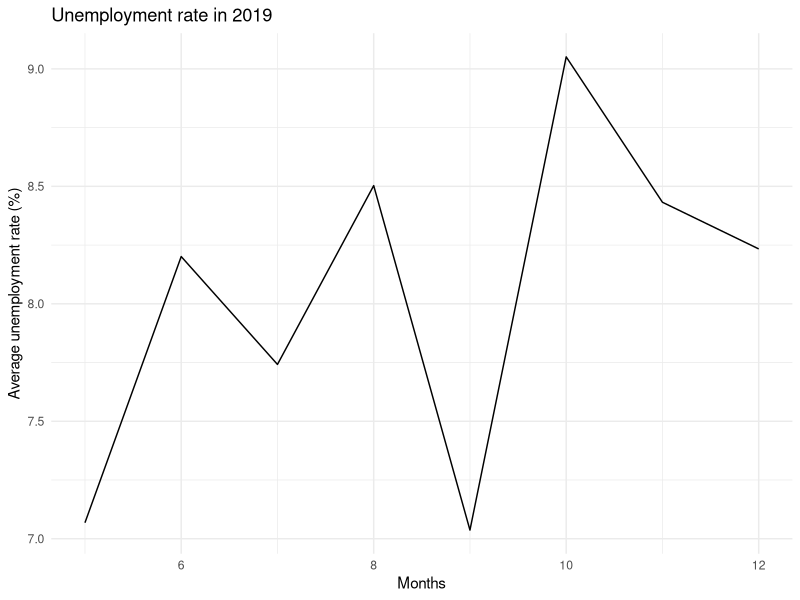
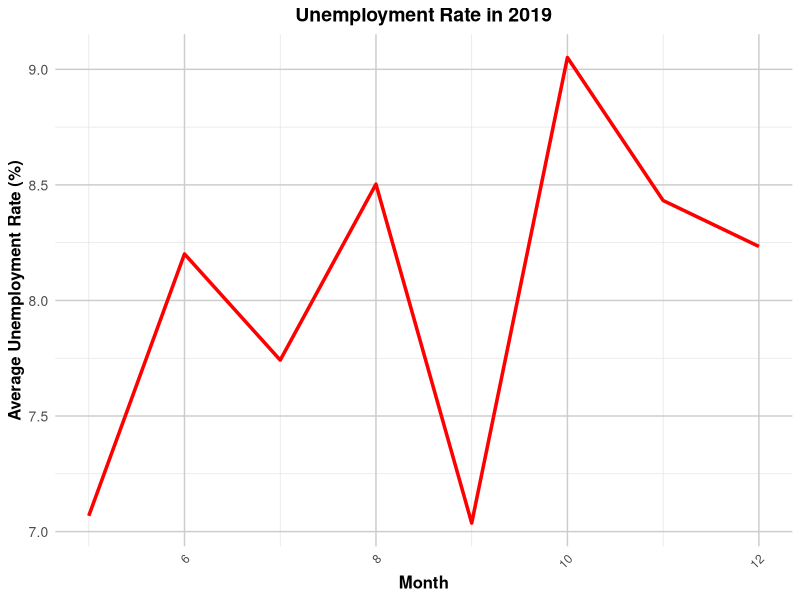
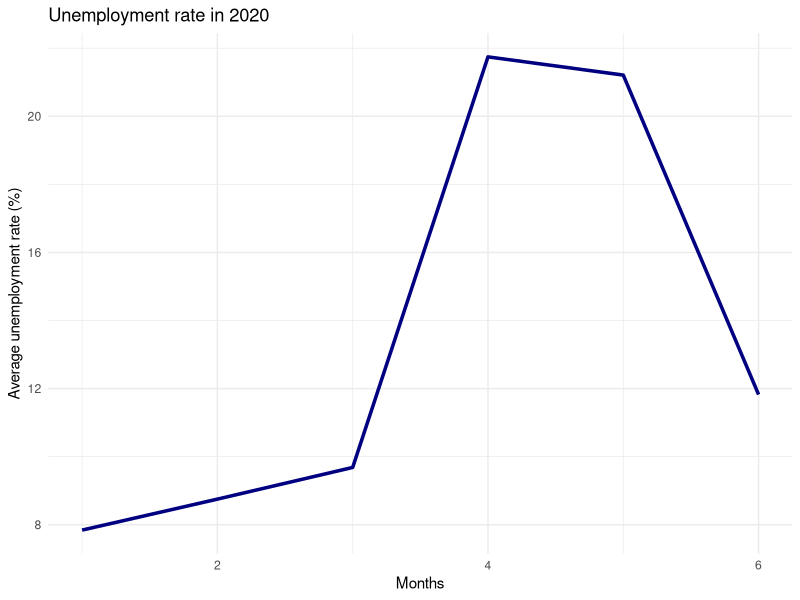
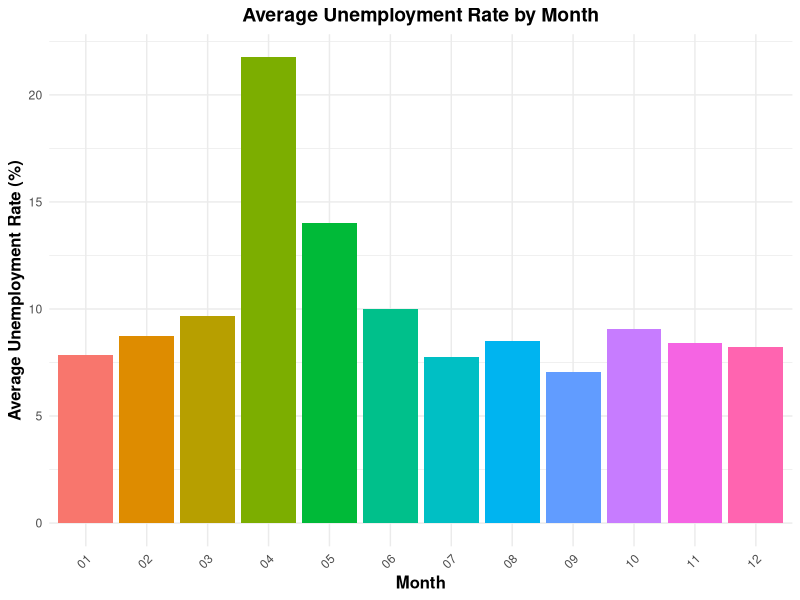
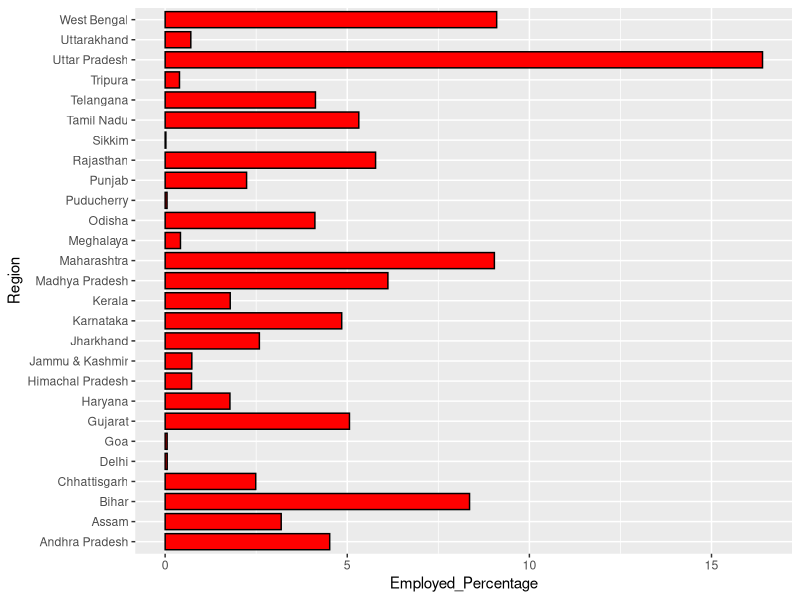

These charts were generated, in order, by the following R code: (Note: this script raises an error after producing the figures.)
# Unemployment project
# 1. How has the unemployment rate changed over time (by date)?
# 2. Are there any seasonal patterns in unemployment? (Analyze based on the frequency column.)
# 3. Which years or months had the highest and lowest unemployment rates?
# 4. Which Indian states have the highest and lowest unemployment rates?
# 5. Can you identify any regional disparities in employment and unemployment?
# 6. Is there a correlation between the estimated labor participation rate and the unemployment rate across different states?
# 7. What is the estimated employed percentage in each state?
# 8. Are there any states where the employed percentage significantly differs from the national average?
# 9. How does the employed percentage correlate with the unemployment rate?
# 10.What is the estimated labor participation rate in each state?
# 11.Is there any relationship between labor participation and unemployment?

# Solution

# Activate packages for data analysis and visualization
library("dplyr")
library("ggplot2")

# Import the Unemployment dataset.
Unemployment_Data <- readxl::read_xlsx("Unemployment dataset.xlsx")
View(Unemployment_Data)

# Question 1
# Per year 
# 2019
Changes_Overtime_2019 <- select(Unemployment_Data, Date, `Estimated Unemployment Rate (%)`)
Changes_Overtime_2019 <- Changes_Overtime_2019  %>% filter(substr(Date,7,10) == 2019) %>%
  group_by(Date) %>% summarise(Average = mean(`Estimated Unemployment Rate (%)`))

View(Changes_Overtime_2019)
# Note that the output from the query is currently arranged by day, which may cause the results to 
# appear inconsistent. To change the aggregation from daily to monthly, we can use the following 
# approach:
# First
Changes_Overtime_2019$month <- as.integer(substr(Changes_Overtime_2019$Date,4,5))
Changes_Overtime_2019$year <- as.integer(substr(Changes_Overtime_2019$Date,7,10))

# Second
Changes_Overtime_2019 <- Changes_Overtime_2019[order(Changes_Overtime_2019$month),]
View(Changes_Overtime_2019)

# To visualize our findings we use line chart
ggplot(data = Changes_Overtime_2019, mapping = aes(x = month, y = Average)) + geom_line() +
  labs(title = "Unemployment rate in 2019",
       x = "Months",
       y = "Average unemployment rate (%)") +
  theme_minimal()

ggplot(data = Changes_Overtime_2019, mapping = aes(x = month, y = Average)) +
  geom_line(color = "red", size = 1.2) +  # Add color and adjust line size
  labs(title = "Unemployment Rate in 2019",
       x = "Month",
       y = "Average Unemployment Rate (%)") +
  theme_minimal() +
  theme(
    plot.title = element_text(hjust = 0.5, size = 14, face = "bold"),  # Center and style the title
    axis.title.x = element_text(size = 12, face = "bold"),             # Style x-axis title
    axis.title.y = element_text(size = 12, face = "bold"),             # Style y-axis title
    axis.text.x = element_text(angle = 45, hjust = 1),                  # Rotate x-axis labels
    axis.text.y = element_text(size = 10),                              # Style y-axis labels
    panel.grid.major = element_line(color = "grey80"),                  # Style major grid lines
    panel.grid.minor = element_line(color = "grey90")                   # Style minor grid lines
  )

# For 2020
Changes_Overtime_2020 <- select(Unemployment_Data, Date, `Estimated Unemployment Rate (%)`)
Changes_Overtime_2020 <- Changes_Overtime_2020 %>% filter(substr(Date,7,10) == 2020) %>%
  group_by(Date) %>% summarise(Average = mean(`Estimated Unemployment Rate (%)`))

# Rearrange the date
Changes_Overtime_2020$month <- as.integer(substr(Changes_Overtime_2020$Date,4,5))
Changes_Overtime_2020$year <- as.integer(substr(Changes_Overtime_2020$Date,7,10))

Changes_Overtime_2020 <- Changes_Overtime_2020[order(Changes_Overtime_2020$month),]
View(Changes_Overtime_2020)

# Visualization
ggplot(data = Changes_Overtime_2020, mapping = aes(x = month, y = Changes_Overtime_2020$Average)) +
  geom_line(color = "navy", size = 1.2) + labs(title = "Unemployment rate in 2020",
                                               x = "Months",
                                               y = "Average unemployment rate (%)") + theme_minimal() 
# From my findings, the unemployment rate was at it's low in the month of January and was ai tis high in
# the month of April

# Question 2 
Seasonal_pattern <- Unemployment_Data %>% group_by(Month = substr(Date,4,5)) %>% 
  summarise(Average = mean(`Estimated Unemployment Rate (%)`))
View(Seasonal_pattern)

# Visuals
ggplot(data = Seasonal_pattern, mapping = aes(x = Month, y = Average, fill = Month)) +
  geom_bar(stat = "identity") +
  labs(title = "Average Unemployment Rate by Month",
       x = "Month",
       y = "Average Unemployment Rate (%)") +
  theme_minimal() +
  theme(
    plot.title = element_text(hjust = 0.5, size = 14, face = "bold"),
    axis.title.x = element_text(size = 12, face = "bold"),
    axis.title.y = element_text(size = 12, face = "bold"),
    axis.text.x = element_text(angle = 45, hjust = 1),
    legend.position = "none"
  )

# Question 3
# In terms of years 
# For the highest year
Highest_Years <- Unemployment_Data %>% group_by(Years = substr(Date,7,10)) %>% 
  summarise(Unempoyment_Rate = sum(`Estimated Unemployment Rate (%)`)) %>% 
  arrange(desc(Unempoyment_Rate)) %>% head(1)
View(Highest_Years)

# For the lowest year
Lowest_Years <- Unemployment_Data %>% group_by(Years = substr(Date,7,10)) %>% 
  summarise(Unempoyment_Rate = sum(`Estimated Unemployment Rate (%)`)) %>% 
  arrange(Unempoyment_Rate) %>% head(1)
View(Lowest_Years)

# For Highest month
Highest_Month <- Unemployment_Data %>% group_by(Month = substr(Date,4,5)) %>% 
  summarise(Unemployment_Rate = sum(`Estimated Unemployment Rate (%)`)) %>% 
  arrange(desc(Unemployment_Rate)) %>% arrange(desc(Unemployment_Rate)) %>% head(1)
View(Highest_Month)

# For the lowest month
Lowest_Month <- Unemployment_Data %>% group_by(substr(Date,4,5)) %>%
  summarise(Unemployment_Rate = sum(`Estimated Unemployment Rate (%)`)) %>% arrange(Unemployment_Rate) %>%
  head(1)

View(Lowest_Month)

# Question 4
# Region with the highest unemployment rate
Highest_Unemployment_Rate <- Unemployment_Data %>% group_by(Region) %>% summarise(Total = sum(`Estimated Unemployment Rate (%)`)) %>% arrange(desc(Total)) %>% head(1)
View(Highest_Unemployment_Rate)

# Region with the lowest unemployment rate
Lowest_Unemployment_Rate <- Unemployment_Data %>% group_by(Region) %>% 
  summarise(Total = sum(`Estimated Unemployment Rate (%)`)) %>% arrange(Total) %>% head(1)
View(Lowest_Unemployment_Rate)

# Question 5
Disperities <- Unemployment_Data %>% group_by(Region) %>% summarise(Total_Unemployed = sum(`Estimated Unemployment Rate (%)`),
                                                                    Total_Employed = sum(`Estimated Employed Rate (%)`))
View(Disperities)

# Question 6
cor(Unemployment_Data$`Estimated Labour Participation Rate (%)`, Unemployment_Data$`Estimated Unemployment Rate (%)`)

# Since the correlation is negative, there is no correlation between estimated labor participation rate and the unemployment rate

# Question 7 
Percentage <- Unemployment_Data %>% group_by(Region) %>% summarise(Sum_Employed = sum(`Estimated Employed`)) %>%
  mutate(Employed_Percentage = Sum_Employed/sum(Unemployment_Data$`Estimated Employed`) * 100)
View(Percentage)

# Visuals
Percentage_VIz <- select(Percentage, Region, Employed_Percentage) %>% arrange(desc(Employed_Percentage))
ggplot(data = Percentage_VIz, mapping = aes(y = Region, x = Employed_Percentage)) + geom_bar(stat = "identity",
                                                                                             color = "black",
                                                                                             fill = "red",
                                                                                             width = 0.8)
# My data is being arranged according to the regions instead of the Employed percentage to change this,
# we say:
Percentage_VIz <- Percentage_VIz %>%
  mutate(Region = fct_reorder(Region, Employed_Percentage))

ggplot(data = Percentage_VIz, mapping = aes(y = Region, x = Employed_Percentage)) + geom_bar(stat = "identity",
                                                                                             color = "black",
                                                                                             fill = "red",
                                                                                             width = 0.8) + 
  labs(title = "Region employed percentage",
       x = "Total percentage",
       y = "Regions") + theme_minimal()
# Question 8
States <- Unemployment_Data %>% group_by(Region) %>% summarise(Average = mean(`Estimated Employed`))

# Question 9
Employed_VS_Unemployed <- cor(Unemployment_Data$`Estimated Unemployment Rate (%)`,Unemployment_Data$`Estimated Employed Rate (%)`)
print(Employed_VS_Unemployed)

ggplot(data = Unemployment_Data, mapping = aes(x = `Estimated Unemployment Rate (%)`,
                                               y = `Estimated Employed Rate (%)`)) + 
  geom_point(color = "navy", alpha = 0.8, size = 2, pch = 10)
View(Labor_Visuals)

# Hence the correlation between the unemployment rate and the employed rate is negative.

# Question 10
Labour_Rate <- Unemployment_Data %>% group_by(Region) %>% summarise(Total = sum(`Estimated Labour Participation Rate (%)`))
View (Labour_Rate)

# Question 11
Labor_Unemployment <- cor(Unemployment_Data$`Estimated Labour Participation Rate (%)`,
                          Unemployment_Data$`Estimated Unemployment Rate (%)`)
ggplot(data = Unemployment_Data, mapping = aes(x = `Estimated Unemployment Rate (%)`,
                                               y = `Estimated Labour Participation Rate (%)`)) + 
  geom_point(color = "navy", alpha = 0.8, size = 2, pch = 10)
View(Labor_Visuals)
